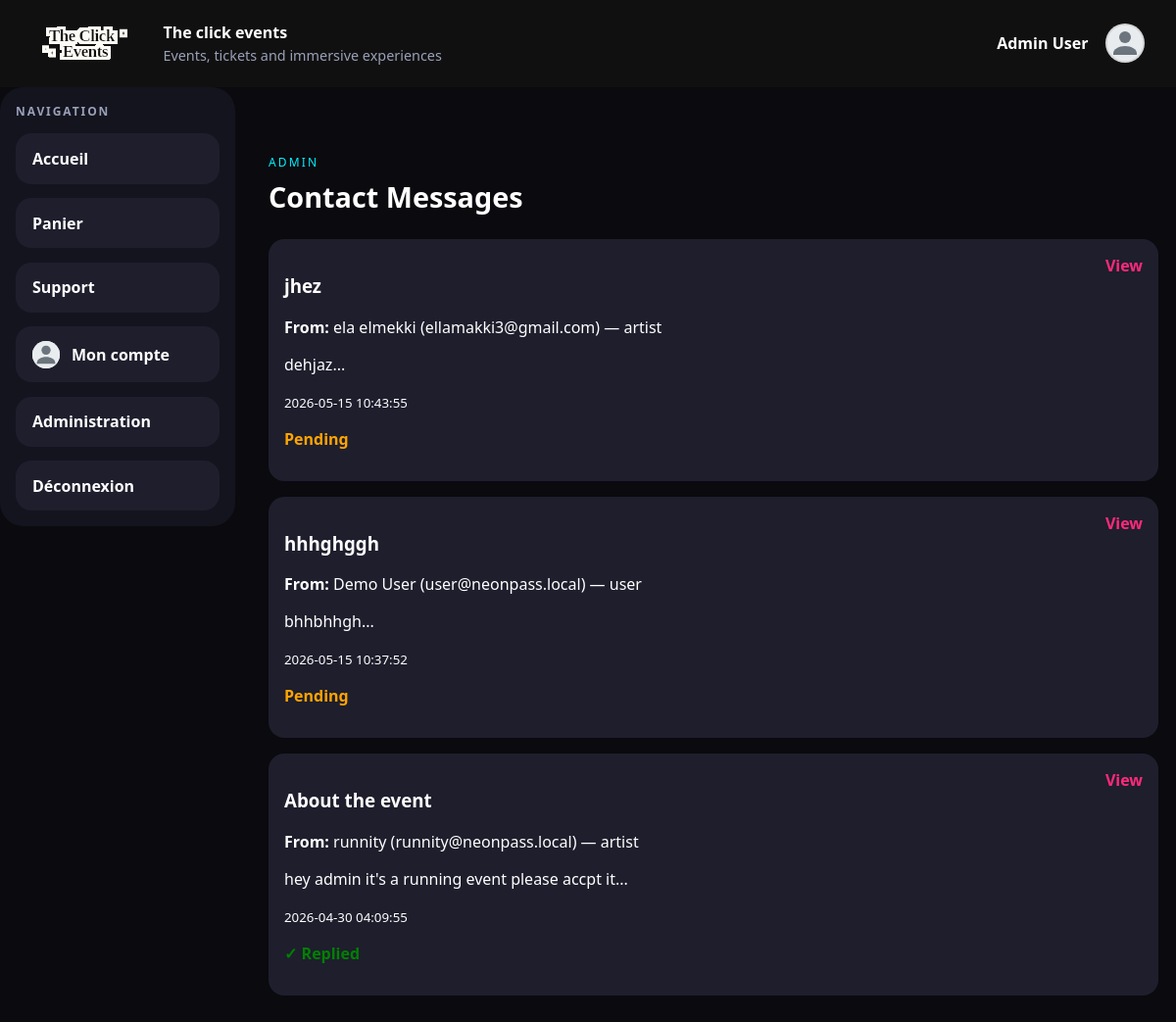
The app's page /admin/messages (signed in), older data.
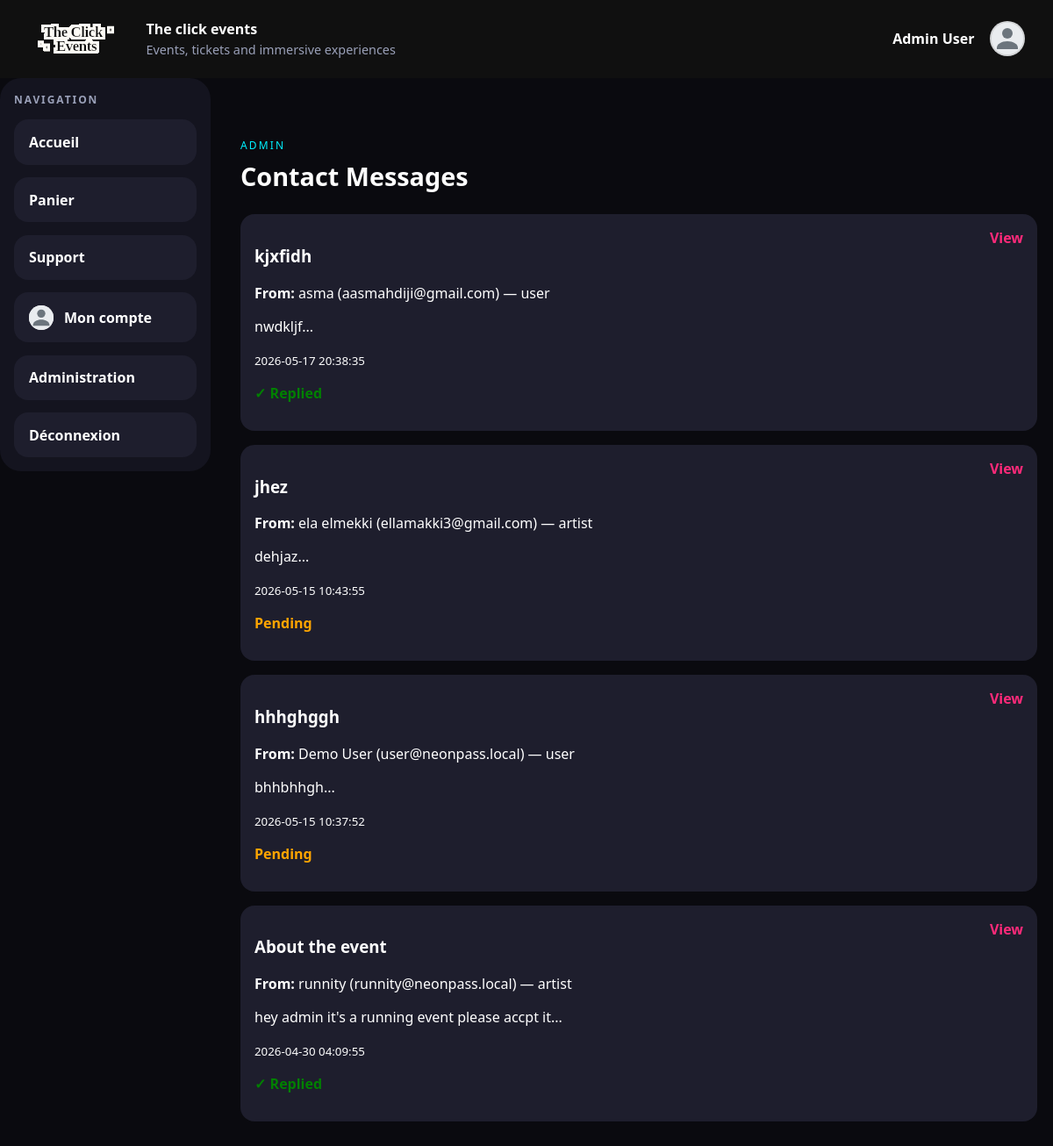
The same page, newer data.
### tables this page shows
CREATE TABLE contact_messages (
    id INTEGER PRIMARY KEY AUTOINCREMENT,
    sender_id INTEGER NOT NULL,
    sender_type TEXT NOT NULL,
    subject TEXT NOT NULL,
    message TEXT NOT NULL,
    status TEXT NOT NULL DEFAULT 'pending',
    admin_reply TEXT DEFAULT NULL,
    created_at TEXT DEFAULT CURRENT_TIMESTAMP,
    replied_at TEXT DEFAULT NULL,
    FOREIGN KEY (sender_id) REFERENCES users(id) ON DELETE CASCADE
);

CREATE TABLE users (
    id INTEGER PRIMARY KEY AUTOINCREMENT,
    full_name TEXT NOT NULL,
    email TEXT NOT NULL UNIQUE,
    password_hash TEXT NOT NULL,
    role TEXT NOT NULL DEFAULT 'user',
    profile_picture_path TEXT DEFAULT NULL,
    created_at TEXT DEFAULT CURRENT_TIMESTAMP
);

### config/bootstrap.php (called while the page is built, shortened)
<?php
spl_autoload_register(static function (string $class): void {
    $prefix = 'App\\';
    $relativeClass = substr($class, strlen($prefix));
    $candidates = [
        APP_PATH . '/' . str_replace('\\', '/', $relativeClass) . '.php',
        CONFIG_PATH . '/' . str_replace('Config\\', '', $relativeClass) . '.php',
    ];
    foreach ($candidates as $file) {
        if (is_file($file)) {
            return;
        }
    }
});
function view(string $template, array $data = []): void
{
    require VIEW_PATH . '/layouts/main.php';
}
function e(?string $value): string
{
    return htmlspecialchars($value ?? '', ENT_QUOTES, 'UTF-8');
}

### app/core/Controller.php (called while the page is built, shortened)
<?php
abstract class Controller
{
    protected function render(string $template, array $data = []): void
    {
        view($template, $data);
    }
}

### app/controllers/AdminMessagingController.php (called while the page is built, shortened)
<?php
final class AdminMessagingController extends Controller
{
    public function messages(): void
    {
        $messages = (new ContactMessage())->all();
        $this->render('admin/messages', [
            'messages' => $messages,
        ]);
    }
}

### config/Database.php (called while the page is built, shortened)
<?php
final class Database
{
    private static ?PDO $instance = null;
    public static function connection(): PDO
    {
        $driver = strtolower((string) ($_ENV['DB_DRIVER'] ?? 'sqlite'));
        $sqliteFile = dirname(__DIR__) . '/data/phpjs.sqlite';
        $sqliteDir = dirname($sqliteFile);
        $dsn = 'sqlite:' . $sqliteFile;
        try {
            self::$instance = new PDO($dsn, null, null, [
                PDO::ATTR_ERRMODE => PDO::ERRMODE_EXCEPTION,
                PDO::ATTR_DEFAULT_FETCH_MODE => PDO::FETCH_ASSOC,
            ]);
            self::$instance->exec('PRAGMA foreign_keys = ON');
            self::migrateSqlite(self::$instance);
            $row = self::$instance->query('SELECT COUNT(*) AS count FROM users')->fetch();
        } catch (PDOException $exception) {
            throw new RuntimeException('SQLite connection failed: ' . $exception->getMessage(), 0, $exception);
        }
        return self::$instance;
    }
    private static function migrateSqlite(PDO $pdo): void
    {
        self::ensureColumn($pdo, 'artists', 'user_id', 'INTEGER DEFAULT NULL');
        self::ensureColumn($pdo, 'events', 'category', "TEXT NOT NULL DEFAULT 'concert'");
        self::ensureUniqueIndex($pdo, 'artists', 'user_id');
        self::ensureCartItemsTable($pdo);
    }
    private static function ensureCartItemsTable(PDO $pdo): void
    {
        $columns = $pdo->query('PRAGMA table_info(cart_items)')->fetchAll();
        if ($columns !== false && count($columns) > 0) {
            return;
        }
    }
    private static function ensureColumn(PDO $pdo, string $table, string $column, string $definition): void
    {
        $columns = $pdo->query('PRAGMA table_info(' . $table . ')')->fetchAll();
        foreach ($columns as $existingColumn) {
            if (($existingColumn['name'] ?? null) === $column) {
                return;
            }
        }
    }
    private static function ensureUniqueIndex(PDO $pdo, string $table, string $column): void
    {
        $indexName = $table . '_' . $column . '_unique_idx';
        $indexes = $pdo->query('PRAGMA index_list(' . $table . ')')->fetchAll();
        foreach ($indexes as $index) {
            if (($index['name'] ?? null) === $indexName) {
                return;
            }
        }
    }
}

### app/models/BaseModel.php (called while the page is built, shortened)
<?php
abstract class BaseModel
{
    protected PDO $db;
    public function __construct()
    {
        $this->db = Database::connection();
    }
    protected function fetchAll(string $sql, array $params = []): array
    {
        $statement = $this->db->prepare($sql);
        $statement->execute($params);
        return $statement->fetchAll();
    }
}

### app/models/ContactMessage.php (called while the page is built, shortened)
<?php
final class ContactMessage extends BaseModel
{
    public function all(): array
    {
        return $this->fetchAll(
            'SELECT cm.*, u.full_name, u.email FROM contact_messages cm
             JOIN users u ON u.id = cm.sender_id
             ORDER BY cm.created_at DESC'
        );
    }
}

### app/views/admin/messages.php (the view, shortened to what the changed rows need)
<section>
    <div class="section-heading">
        <h2>Contact Messages</h2>
    </div>
    <?php if (empty($messages)): ?>
        <div class="auth-card">
            <p>No messages yet.</p>
        </div>
    <?php else: ?>
        <div class="cart-items">
            <?php foreach ($messages as $msg): ?>
                <a class="cart-item admin-message-item admin-message-link" href="/admin/message?id=<?= e((string) $msg['id']) ?>">
                    <div>
                        <h3><?= e($msg['subject']) ?></h3>
                        <p><strong>From:</strong> <?= e($msg['full_name']) ?> (<?= e($msg['email']) ?>) — <?= e($msg['sender_type']) ?></p>
                        <p><?= e(substr($msg['message'], 0, 100)) ?>...</p>
                        <small><?= e($msg['created_at']) ?></small>
                        <?php if ($msg['status'] === 'replied'): ?>
                            <p style="color:green;"><strong>✓ Replied</strong></p>
                        <?php else: ?>
                            <p style="color:orange;"><strong>Pending</strong></p>
                        <?php endif; ?>
                    </div>
                    <span class="notification-action">View</span>
                </a>
            <?php endforeach; ?>
        </div>
    <?php endif; ?>
</section>

Row changes from the older to the newer data that the page shows:
added contact_messages: subject "kjxfidh", sender.full_name "asma", sender.email "aasmahdiji@gmail.com", sender_type "user", message "nwdkljf", created_at "2026-05-17 20:38:35", status "✓ Replied"
